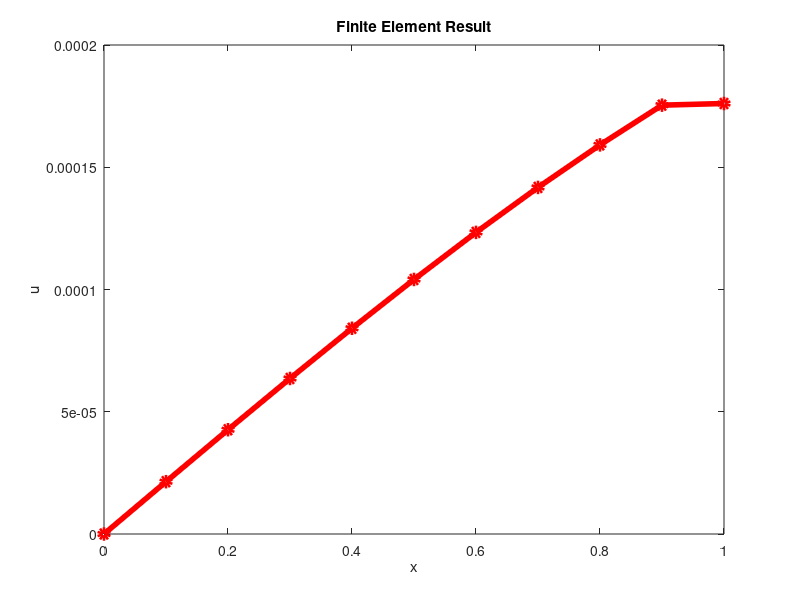

Here is the MATLAB script that generated this plot: (Note: this script raises an error after producing the figure.)
function myfem 

clc
clear
close all

% set up double precision

format long e

R=1000;
A= 10^-4;
E = 70000000000;

f = inline('-x*1000/(70000000000*(10^-4))');
a = 0;
b = 1;
g = 0;
h = R/(E*A);



numelm = 10;

[x, u] = fem1d_case1(f,g,h,a,b,numelm);

plot(x,u,'-ro','LineWidth',4)
title('Finite Element Result')
xlabel('x')
ylabel('u')
hold on
%fun = inline(dsolve('D2y = -x', 'Dy(0) = 0', 'y(1) = 1','x'));
fun = inline(dsolve(['D2y = ' char(f)], ['Dy(1) = ' num2str(h)], ['y(0) =' num2str(g)] ,'x'));
u_exact = fun(x);
plot(x,u_exact,'-b','LineWidth',2)
hold off
legend('FEM Solution', ['Exact Solution ' char(fun)],0);

function [x, u] = fem1d_case1(f,g,h,a,b,numelm)
%
%   solve the following ODE using FEM
%
%   u,xx = f,   on [a,b]  
%   u(b) = g                    
%   u,x(a) = h                
%
%   input:
%   f:  real function
%   g:  real number
%   h:  real number
%   a:  real number
%   b:  real number
%   n:  number of element
%
%   output:
%   u:  solution
%   x:  node coordinates
%
%   check input data

    if(a>=b)
        error(' parameter ''a'' needs to be smaller than parameter b')
    end
    
    if(numelm <= 0)
        error('number of element needs to be greater than zero')
    end

% construct mesh data

    % set number of nodes

    numnod = numelm + 1;
    
    % set number of equations
    
    numeqs = numelm;
    
    % set node coordinates
    
    x = linspace(a,b,numnod)';
    
    % set mesh connectivity array
    
    en = zeros(numelm,2);
    for n = 1:numelm
        en(n,:) = [n n+1];
    end
    
    % set location matrix
    
    lm = zeros(numelm,2);
    for n = 1:numelm
        lm(n,:) = [n-1 n];
    end
   % lm(numelm,1) = numelm;
    
% assemble system matrix and vector

    sysmat = zeros(numeqs);
    sysvec = zeros(numeqs,1);
    
    for n = 1 : numelm
        
        % element coordinates
        
        xe(1) = x(en(n,1));
        xe(2) = x(en(n,2));
        
        % element quadrature coordinate and weight
        
        xq = (xe(1)+xe(2))/2;
        wq = xe(2)-xe(1);
        
        % values of shape functions and their derivatives at quadrature 
        
        shp(1) = 0.5;
        shp(2) = 0.5;
        dshp(1) =-1/(xe(2)-xe(1));
        dshp(2) = 1/(xe(2)-xe(1));
        
        % element matrix
        
        elmmat(1,1) = dshp(1)*dshp(1)*wq;
	    elmmat(2,2) = dshp(2)*dshp(2)*wq;
	    elmmat(1,2) = dshp(1)*dshp(2)*wq;
	    elmmat(2,1) = elmmat(1,2);

        % update system matrix
        
        for i = 1 : 2
            if(lm(n,i)~=0)
                for j = 1 : 2
                    if(lm(n,j)~=0)
                        sysmat(lm(n,i),lm(n,j)) = sysmat(lm(n,i),lm(n,j)) + elmmat(i,j);
                    end
                end
            end
        end
        
        % elment vector
        
        elmvec(1) =-shp(1)*f(xq)*wq; 
	    elmvec(2) =-shp(2)*f(xq)*wq;
        if(n == numelm)
            elmvec(1) = elmvec(1) + h;
        end
        if(n == 1)
            elmvec(1) = elmvec(1) - elmmat(1,2)*g;
            elmvec(2) = elmvec(2) - elmmat(2,2)*g;
        end

        % update system vector

        for i = 1 : 2
            if(lm(n,i) ~= 0)
                sysvec(lm(n,i)) = sysvec(lm(n,i)) + elmvec(i);
            end
        end
    end
    
    % solve system matrix equations
    
    sysvar = sysmat\sysvec;
    
    % assign nodal values
    
    u = [g; sysvar];